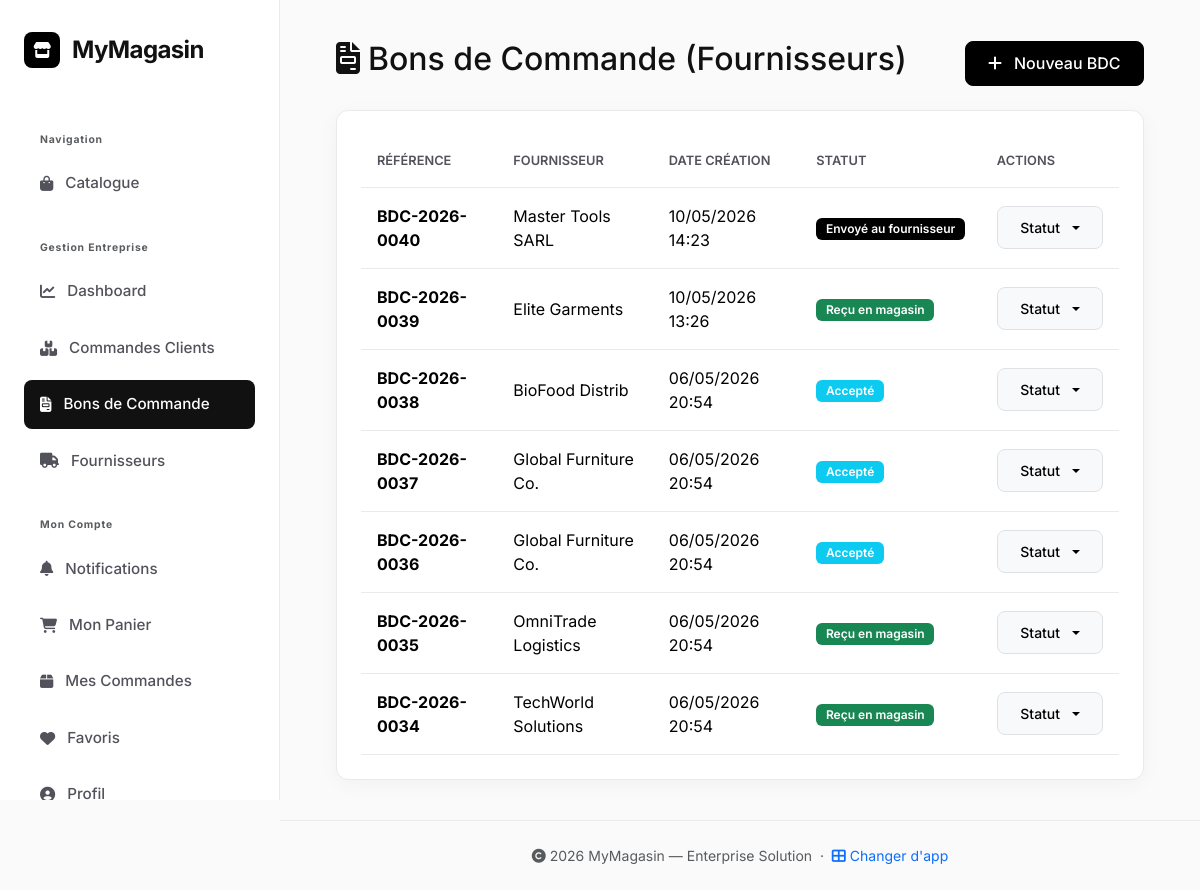
Page /magasin/bdc/ (signed in) on the committed database.
### magasin/models.py (models this page shows, shortened)
class BonDeCommande(models.Model):
    STATUT_CHOICES = [
        ('brouillon', 'Brouillon'),
        ('envoye',    'Envoyé au fournisseur'),
        ('accepte',   'Accepté'),
        ('recu',      'Reçu en magasin'),
        ('annule',    'Annulé'),
    ]
    fournisseur   = models.ForeignKey(Fournisseur, on_delete=models.PROTECT, related_name='bons_de_commande')
    commande      = models.ForeignKey(Commande, on_delete=models.SET_NULL, null=True, blank=True,
                                      related_name='bons_de_commande',
                                      verbose_name="Commande client liée (optionnel)")
    cree_par      = models.ForeignKey(User, on_delete=models.SET_NULL, null=True, related_name='bons_crees')
    statut        = models.CharField(max_length=20, choices=STATUT_CHOICES, default='brouillon')
    date_creation = models.DateTimeField(auto_now_add=True)
    date_envoi    = models.DateTimeField(null=True, blank=True)
    date_reception = models.DateTimeField(null=True, blank=True)
    notes         = models.TextField(blank=True)
    reference     = models.CharField(max_length=50, blank=True, verbose_name="Référence BDC")
    class Meta:
        verbose_name        = 'Bon de Commande'
        verbose_name_plural = 'Bons de Commande'
        ordering            = ['-date_creation']

class Fournisseur(models.Model):
    nom       = models.CharField(max_length=100)
    adresse   = models.TextField()
    email     = models.EmailField()
    telephone = models.CharField(max_length=8)
    class Meta:
        verbose_name        = 'Fournisseur'
        verbose_name_plural = 'Fournisseurs'
        ordering            = ['nom']

### magasin/views.py (the view)
# urls.py: path('bdc/', views.bdc_liste, name='bdc_liste'),
@employe_required
def bdc_liste(request):
    bdcs = BonDeCommande.objects.select_related('fournisseur', 'cree_par').order_by('-date_creation')
    return render(request, 'magasin/bdc_liste.html', {'bdcs': bdcs})

### magasin/templates/magasin/bdc_liste.html (shortened to what this page needs)
{% extends 'magasin/base.html' %}
{% load static %}
{% block content %}
<div class="fade-in">
    <div class="d-flex justify-content-between align-items-center mb-4">
        <h2><i class="fas fa-file-invoice me-2"></i>Bons de Commande (Fournisseurs)</h2>
        <a href="{% url 'bdc_create' %}" class="btn btn-primary">
            <i class="fas fa-plus me-1"></i> Nouveau BDC
        </a>
    </div>
    <div class="card shadow-sm">
        <div class="card-body p-0">
            <div class="table-responsive">
                <table class="table table-hover mb-0">
                    <thead class="bg-light">
                        <tr>
                            <th class="ps-3">Référence</th>
                            <th>Fournisseur</th>
                            <th>Date Création</th>
                            <th>Statut</th>
                            <th>Actions</th>
                        </tr>
                    </thead>
                    <tbody>
                        {% for bdc in bdcs %}
                        <tr>
                            <td class="ps-3 fw-bold">{{ bdc.reference }}</td>
                            <td>{{ bdc.fournisseur.nom }}</td>
                            <td>{{ bdc.date_creation|date:"d/m/Y H:i" }}</td>
                            <td>
                                <span class="badge
                                    {% if bdc.statut == 'recu' %}bg-success
                                    {% elif bdc.statut == 'annule' %}bg-danger
                                    {% elif bdc.statut == 'envoye' %}bg-primary
                                    {% elif bdc.statut == 'accepte' %}bg-info
                                    {% else %}bg-secondary{% endif %}">
                                    {{ bdc.get_statut_display }}
                                </span>
                            </td>
                            <td>
                                <div class="dropdown">
                                    <button class="btn btn-sm btn-light border dropdown-toggle" type="button" data-bs-toggle="dropdown">
                                        Statut
                                    </button>
                                </div>
                            </td>
                        </tr>
                        {% empty %}
                        <tr><td colspan="5" class="text-center py-5 text-muted">Aucun bon de commande</td></tr>
                        {% endfor %}
                    </tbody>
                </table>
            </div>
        </div>
    </div>
</div>
{% endblock %}

### static/css/base_v2.css (style rules this page uses)
:root { --bg-body: #FAFAFA; --bg-surface: #FFFFFF; --sidebar-w: 280px; --accent: #000000; --accent-hover: #333333; --text-main: #111111; --text-muted: #52525B; --border: #EAEAEA; --shadow: 0 4px 20px rgba(0,0,0,0.04); --bs-danger: #06B6D4; --bs-danger-rgb: 6, 182, 212; --bs-primary: #000000; --bs-primary-rgb: 0, 0, 0; --navy: var(--accent); --navy-dark: var(--accent-hover); }
body.dashboard-body { font-family: 'Inter', sans-serif !important; background-color: var(--bg-body) !important; color: var(--text-main) !important; margin: 0 !important; padding: 0 !important; min-height: 100vh; box-sizing: border-box; background-image: none !important; }
.bg-primary { background-color: var(--accent) !important; color: var(--bg-surface) !important; }
.bg-white, .bg-light { background-color: var(--bg-surface) !important; color: var(--text-main) !important; }
.btn-primary { background-color: var(--accent) !important; border-color: var(--accent) !important; color: var(--bg-surface) !important; font-weight: 600 !important; }
.btn { border-radius: 8px !important; padding: 0.6rem 1.4rem !important; font-weight: 500 !important; transition: all 0.2s ease !important; box-shadow: none !important; display: inline-flex !important; align-items: center !important; gap: 0.5rem !important; }
.card { background: var(--bg-surface) !important; border: 1px solid var(--border) !important; border-radius: 12px !important; box-shadow: var(--shadow) !important; color: var(--text-main) !important; transition: transform 0.2s ease !important; overflow: hidden !important; display: flex !important; flex-direction: column !important; }
.card-body { padding: 1.5rem !important; flex-grow: 1 !important; }
.badge { font-weight: 600 !important; padding: 0.4em 0.8em !important; border-radius: 6px !important; font-size: 0.75rem !important; }
.table { color: var(--text-main) !important; background: transparent !important; }
.table th { border-bottom: 1px solid var(--border) !important; font-weight: 600 !important; text-transform: uppercase !important; font-size: 0.8rem !important; color: var(--text-muted) !important; padding: 1rem !important; background: transparent !important; }
.table td { border-bottom: 1px solid var(--border) !important; vertical-align: middle !important; padding: 1rem !important; }

### rows in the picture
BonDeCommande: reference "BDC-2026-0040", fournisseur.nom "Master Tools SARL", date_creation "10/05/2026 14:23", statut "Envoyé au fournisseur"
BonDeCommande: reference "BDC-2026-0039", fournisseur.nom "Elite Garments", date_creation "10/05/2026 13:26", statut "Reçu en magasin"
BonDeCommande: reference "BDC-2026-0038", fournisseur.nom "BioFood Distrib", date_creation "06/05/2026 20:54", statut "Accepté"
BonDeCommande: reference "BDC-2026-0037", fournisseur.nom "Global Furniture Co.", date_creation "06/05/2026 20:54", statut "Accepté"
BonDeCommande: reference "BDC-2026-0036", fournisseur.nom "Global Furniture Co.", date_creation "06/05/2026 20:54", statut "Accepté"
BonDeCommande: reference "BDC-2026-0035", fournisseur.nom "OmniTrade Logistics", date_creation "06/05/2026 20:54", statut "Reçu en magasin"
BonDeCommande: reference "BDC-2026-0034", fournisseur.nom "TechWorld Solutions", date_creation "06/05/2026 20:54", statut "Reçu en magasin"
